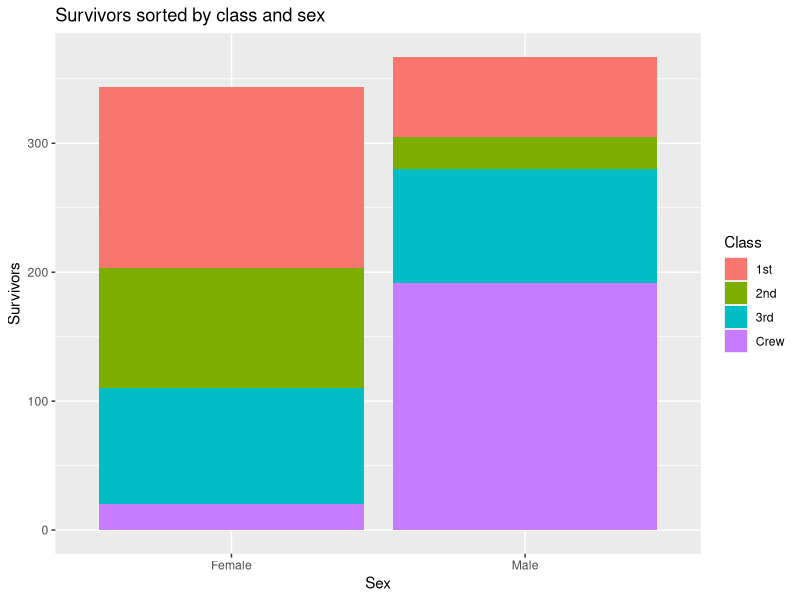
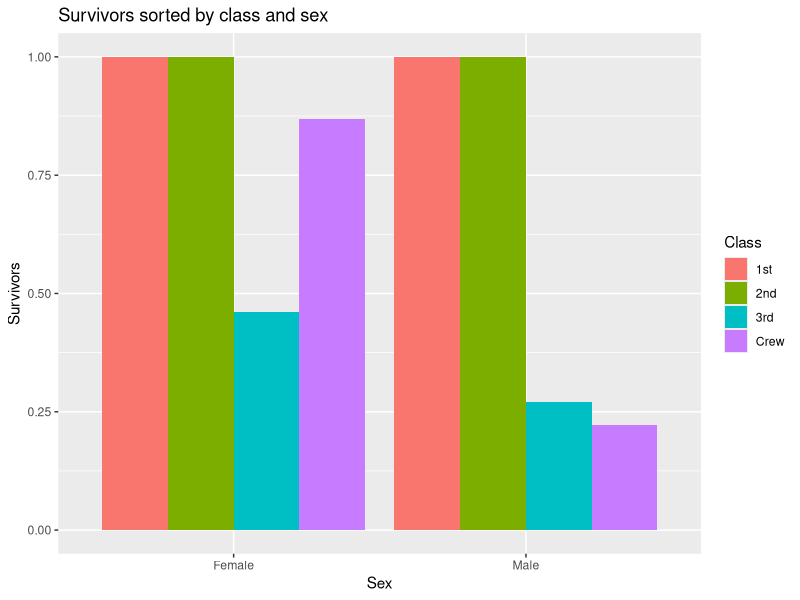
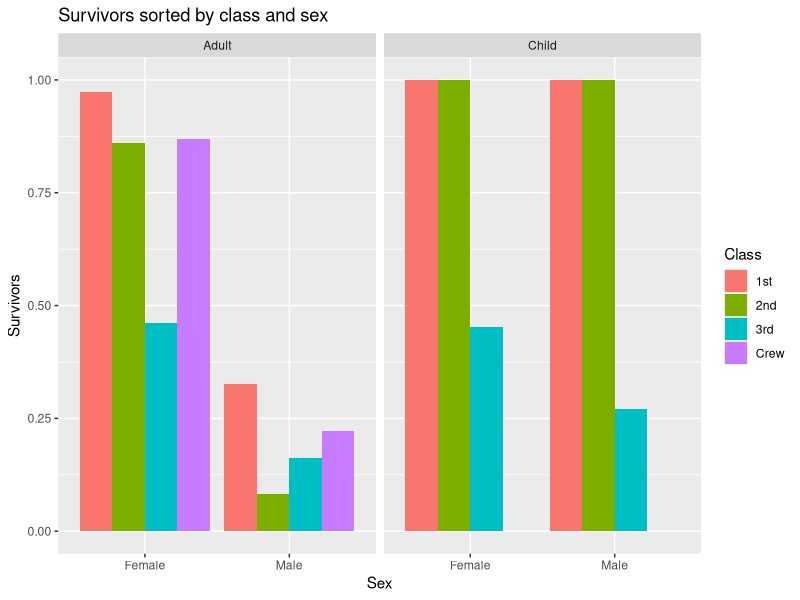

Reproduce these figures in R, in order.
## ---- chunk 1
library(tidyverse)

df_titanic <- as_tibble(Titanic)
## ---- chunk 2
## TASK: Perform a `glimpse` of df_titanic
df_titanic%>%glimpse()
## ---- chunk 3
## NOTE: No need to edit! We'll cover how to
## do this calculation in a later exercise.
df_titanic %>% summarize(total = sum(n))
## ---- chunk 4
## TASK: Visualize counts against `Class` and `Sex`
f_titanic = df_titanic %>% filter(Survived == "Yes") 

f_titanic %>%
  ggplot(aes(x = Sex, y = n, fill = Class)) +
  geom_col() +
  labs(y = "Survivors", 
       title = "Survivors sorted by class and sex"
  )
## ---- chunk 5
## NOTE: No need to edit! We'll cover how to
## do this calculation in a later exercise.
df_prop <-
  df_titanic %>%
  group_by(Class, Sex, Age) %>%
  mutate(
    Total = sum(n),
    Prop = n / Total
  ) %>%
  ungroup()
df_prop
## ---- chunk 6
df_prop %>%
  filter(Survived == "Yes") %>%
  ggplot(aes(x = Sex, y = Prop, fill = Class)) +
  geom_col(position = "dodge") +
  labs(y = "Survivors", 
       title = "Survivors sorted by class and sex"
  )
## ---- chunk 7
df_prop %>%
  filter(Survived == "Yes") %>%
  ggplot(aes(x = Sex, y = Prop, fill = Class)) +
  geom_col(position = "dodge") +
  facet_grid(~Age) +
  labs(y = "Survivors",
       alpha = "Age (alpha)",
       title = "Survivors sorted by class and sex"
  )
